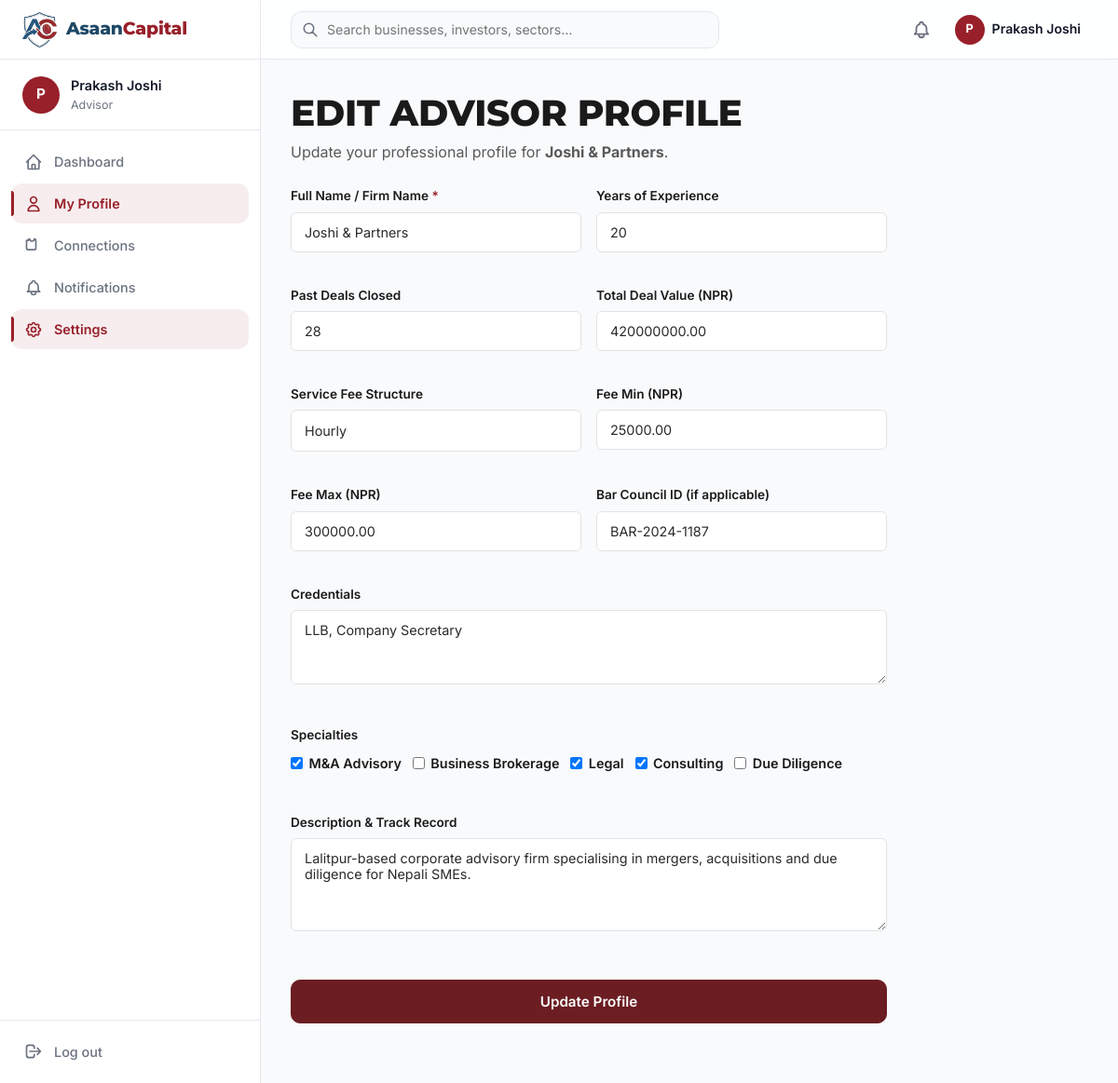
The app's page /advisor/edit (signed in) with its own data.
### tables this page shows
CREATE TABLE `advisors` (
  `id` bigint(20) unsigned NOT NULL AUTO_INCREMENT,
  `user_id` bigint(20) unsigned NOT NULL,
  `firm_name` varchar(255) DEFAULT NULL,
  `specialties` longtext DEFAULT NULL CHECK (json_valid(`specialties`)),
  `years_experience` int(11) DEFAULT NULL,
  `past_deals_count` int(11) DEFAULT NULL,
  `total_deal_value` decimal(15,2) DEFAULT NULL,
  `credentials` text DEFAULT NULL,
  `bar_council_id` varchar(100) DEFAULT NULL,
  `service_fee_structure` varchar(100) DEFAULT NULL,
  `fee_min` decimal(15,2) DEFAULT NULL,
  `fee_max` decimal(15,2) DEFAULT NULL,
  `description` text DEFAULT NULL,
  `is_published` tinyint(1) DEFAULT 0,
  `is_hidden` tinyint(1) DEFAULT 0,
  `rating` decimal(3,1) DEFAULT NULL,
  `created_at` timestamp NULL DEFAULT NULL,
  `updated_at` timestamp NULL DEFAULT NULL,
  PRIMARY KEY (`id`),
  KEY `user_id` (`user_id`),
  CONSTRAINT `advisors_ibfk_1` FOREIGN KEY (`user_id`) REFERENCES `users` (`id`) ON DELETE CASCADE
);

### config/db.php (called while the page is built)
<?php
function db(): PDO {
    static $pdo = null;
    if ($pdo === null) {
        $dsn = 'mysql:host=' . DB_HOST . ';port=' . DB_PORT . ';dbname=' . DB_NAME . ';charset=' . DB_CHARSET;
        $pdo = new PDO($dsn, DB_USER, DB_PASS, [
            PDO::ATTR_ERRMODE => PDO::ERRMODE_EXCEPTION,
            PDO::ATTR_DEFAULT_FETCH_MODE => PDO::FETCH_ASSOC,
            PDO::ATTR_EMULATE_PREPARES => false,
        ]);
    }
    return $pdo;
}

### config/helpers.php (called while the page is built, shortened)
<?php
function e(?string $s): string {
    return htmlspecialchars($s ?? '', ENT_QUOTES, 'UTF-8');
}

### config/flash.php (called while the page is built, shortened)
<?php
function flash_get(string $key): ?string {
    $val = $_SESSION['_flash'][$key] ?? null;
    return $val;
}

### advisor/edit.php (the view, shortened to what this page needs)
<?php
$user = current_user();
$userId = (int)$user['id'];
$stmt = db()->prepare('SELECT * FROM advisors WHERE user_id = ?');
$stmt->execute([$userId]);
$advisor = $stmt->fetch();
$selectedSpecialties = json_decode($advisor['specialties'] ?? '[]', true) ?: [];
$specialtyOptions = [
    'm_and_a' => 'M&A Advisory',
    'brokerage' => 'Business Brokerage',
    'legal' => 'Legal',
    'consulting' => 'Consulting',
    'due_diligence' => 'Due Diligence',
];
$feeStructures = ['success_fee' => 'Success Fee', 'retainer' => 'Retainer', 'hourly' => 'Hourly'];
require __DIR__ . '/../includes/layout-dashboard.php';
?>
<h2 style="margin-bottom:0.25rem;">Edit Advisor Profile</h2>
<p style="color:var(--color-text-muted);margin-bottom:1.5rem;">Update your professional profile for <strong><?= e($advisor['firm_name']) ?></strong>.</p>
<form method="post" style="max-width:640px;">
  <div style="display:grid;grid-template-columns:1fr 1fr;gap:1rem;">
    <div class="input-group">
      <label>Full Name / Firm Name <span style="color:var(--color-error);">*</span></label>
      <input type="text" name="firm_name" class="input" value="<?= e($advisor['firm_name']) ?>" required>
    </div>
    <div class="input-group">
      <label>Years of Experience</label>
      <input type="number" name="years_experience" class="input" value="<?= e($advisor['years_experience']) ?>" min="0">
    </div>
    <div class="input-group">
      <label>Past Deals Closed</label>
      <input type="number" name="past_deals_count" class="input" value="<?= e($advisor['past_deals_count']) ?>" min="0">
    </div>
    <div class="input-group">
      <label>Total Deal Value (NPR)</label>
      <input type="number" name="total_deal_value" class="input" value="<?= e($advisor['total_deal_value']) ?>" step="0.01" min="0">
    </div>
    <div class="input-group">
      <label>Service Fee Structure</label>
      <select name="service_fee_structure" class="input">
        <?php foreach ($feeStructures as $val => $label): ?>
        <option value="<?= $val ?>" <?= $advisor['service_fee_structure'] === $val ? 'selected' : '' ?>><?= $label ?></option>
        <?php endforeach; ?>
      </select>
    </div>
    <div class="input-group">
      <label>Fee Min (NPR)</label>
      <input type="number" name="fee_min" class="input" value="<?= e($advisor['fee_min']) ?>" step="0.01" min="0">
    </div>
    <div class="input-group">
      <label>Fee Max (NPR)</label>
      <input type="number" name="fee_max" class="input" value="<?= e($advisor['fee_max']) ?>" step="0.01" min="0">
    </div>
    <div class="input-group">
      <label>Bar Council ID (if applicable)</label>
      <input type="text" name="bar_council_id" class="input" value="<?= e($advisor['bar_council_id']) ?>">
    </div>
    <div class="input-group" style="grid-column:1/-1;">
      <label>Credentials</label>
      <textarea name="credentials" class="input" style="min-height:80px;"><?= e($advisor['credentials']) ?></textarea>
    </div>
    <div class="input-group" style="grid-column:1/-1;">
      <label>Specialties</label>
      <div style="display:flex;flex-wrap:wrap;gap:0.75rem;margin-top:0.5rem;">
        <?php foreach ($specialtyOptions as $val => $label): ?>
        <label style="display:flex;align-items:center;gap:0.4rem;font-size:0.9rem;">
          <input type="checkbox" name="specialties[]" value="<?= $val ?>" <?= in_array($val, $selectedSpecialties) ? 'checked' : '' ?>> <?= $label ?>
        </label>
        <?php endforeach; ?>
      </div>
    </div>
    <div class="input-group" style="grid-column:1/-1;">
      <label>Description & Track Record</label>
      <textarea name="description" class="input" style="min-height:100px;"><?= e($advisor['description']) ?></textarea>
    </div>
  </div>
  <button type="submit" class="btn btn-primary" style="width:100%;margin-top:1.5rem;">Update Profile</button>
</form>
<?php require __DIR__ . '/../includes/footer.php'; ?>

### assets/styles.css (style rules this page uses)
:root { --color-primary: #6B1D22; --color-primary-vivid: #98202A; --color-secondary: #1E4866; --color-accent-blue: #205880; --color-silver: #C3C6C5; --color-grey-light: #ECECEC; --color-grey-mid: #5A5A5A; --color-border: #E2E2E2; --color-bg: #FFFFFF; --color-bg-soft: #F8F8F8; --color-text: #2A2A2A; --color-text-heading: #1A1A1A; --color-text-muted: #5A5A5A; --color-text-inverse: #FFFFFF; --color-success: #1E7A4D; --color-warning: #C77A12; --color-error: #98202A; --color-info: #205880; --font-brand: 'Cinzel', 'Trajan Pro', Georgia, serif; --font-heading: 'Montserrat', 'Poppins', system-ui, sans-serif; --font-body: 'Inter', 'Poppins', system-ui, sans-serif; --text-h1: 3.05rem; --text-h2: 2.44rem; --text-h3: 1.95rem; --text-h4: 1.56rem; --text-lg: 1.25rem; --text-base: 1rem; --text-sm: 0.8rem; --text-xs: 0.75rem; --space-1: 4px; --space-2: 8px; --space-3: 12px; --space-4: 16px; --space-5: 24px; --space-6: 32px; --space-8: 48px; --space-10: 64px; --space-12: 96px; --container-sm: 640px; --container-md: 768px; --container-lg: 1024px; --container-xl: 1280px; --radius-sm: 6px; --radius-md: 10px; --radius-lg: 16px; --radius-pill: 999px; --shadow-sm: 0 1px 2px rgba(26,26,26,.06); --shadow-md: 0 4px 12px rgba(26,26,26,.10); --shadow-lg: 0 12px 32px rgba(26,26,26,.14); --motion-fast: 120ms; --motion-base: 220ms; --motion-slow: 320ms; --motion-page: 450ms; --ease-standard: cubic-bezier(0.4, 0, 0.2, 1); --ease-out: cubic-bezier(0, 0, 0.2, 1); --ease-in: cubic-bezier(0.4, 0, 1, 1); --ease-emphasis: cubic-bezier(0.2, 0.8, 0.2, 1); --brand-red: var(--color-primary-vivid); --brand-red-hover: #4A1317; --brand-blue: var(--color-secondary); --brand-blue-hover: #12304A; --dark: var(--color-text-heading); --secondary-text: var(--color-text-muted); --bg-subtle: var(--color-bg-soft); --bg-page: var(--color-bg-soft); --surface: var(--color-bg); --surface-container: var(--color-bg-soft); --surface-container-high: var(--color-border); --border: var(--color-border); }
*, *::before, *::after { box-sizing: border-box; margin: 0; padding: 0; }
html { font-size: 16px; scroll-behavior: smooth; }
body { font-family: var(--font-body); color: var(--color-text); background: var(--color-bg); line-height: 1.6; -webkit-font-smoothing: antialiased; }
h1, h2, h3, h4, h5, h6 { font-family: var(--font-heading); font-weight: 800; line-height: 1.3; color: var(--color-text-heading); }
h2 { font-size: var(--text-h2); margin-bottom: 0.75rem; letter-spacing: -0.25px; text-transform: uppercase; }
p { margin-bottom: 1rem; }
.btn { display: inline-flex; align-items: center; justify-content: center; gap: 0.5rem; padding: 12px 24px; font-size: 0.95rem; font-weight: 600; font-family: var(--font-body); border: 1.5px solid transparent; border-radius: var(--radius-md); cursor: pointer; transition: all var(--motion-base) var(--ease-standard); text-decoration: none; line-height: 1.4; white-space: nowrap; }
.btn-primary { background: var(--color-primary); color: var(--color-text-inverse); border-color: var(--color-primary); }
.input, textarea, select { width: 100%; padding: 12px 14px; font-size: 0.9rem; font-family: var(--font-body); border: 1.5px solid var(--color-border); border-radius: var(--radius-sm); background: var(--color-bg); color: var(--color-text); transition: border-color var(--motion-fast), box-shadow var(--motion-fast); outline: none; }
.input-group { margin-bottom: 1.25rem; }
.input-group label { display: block; font-size: 0.85rem; font-weight: 600; margin-bottom: 0.35rem; color: var(--color-text-heading); }
textarea { resize: vertical; min-height: 100px; }
select { cursor: pointer; appearance: none; background-repeat: no-repeat; background-position: right 12px center; padding-right: 36px; }
:root { --dash-sidebar-w: 280px; --dash-topbar-h: 64px; --dash-bg: #F8FAFC; --dash-card: #FFFFFF; --dash-border: #E5E7EB; --dash-ink: #111827; --dash-ink-soft: #6B7280; --dash-radius-card: 16px; --dash-radius-ctl: 12px; --dash-shadow: 0 2px 10px rgba(0,0,0,.04); --dash-shadow-hover: 0 10px 30px rgba(0,0,0,.08); --dash-success: #10B981; --dash-warning: #F59E0B; --dash-info: #3B82F6; --dash-primary: var(--color-primary-vivid); --dash-primary-soft: rgba(152,32,42,.08); }
body:has(.dash-shell) { background: var(--dash-bg); }

### includes/header.php (style rules this page uses)
html.scroll-smooth { scroll-behavior: smooth; }

### records on screen
advisors: firm_name "Joshi & Partners", years_experience "20", past_deals_count "28", total_deal_value "420000000.00", service_fee_structure "Hourly", fee_min "25000.00", fee_max "300000.00", bar_council_id "BAR-2024-1187", credentials "LLB, Company Secretary", specialties "☑", description "Lalitpur-based corporate advisory firm specialising in mergers, acquisitions and due diligence for Nepali SMEs."

### other values on screen
$initial "P"
$user['name'] "Prakash Joshi"
$isAdmin ? 'Administrator' : ui_role_label($user['role'] ?? '') "Advisor"
$label "Dashboard"
$label "My Profile"
$label "Connections"
$label "Notifications"
$label "Settings"
$label "M&A Advisory"
$label "Business Brokerage"
$label "Legal"
$label "Consulting"
$label "Due Diligence"
